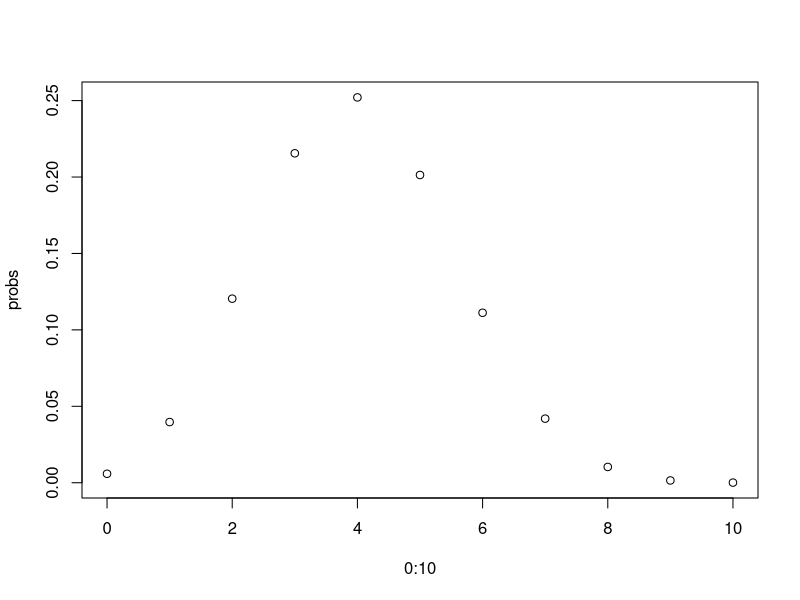

Reproduce this figure in R.
## ---- chunk 1
knitr::opts_chunk$set(echo = FALSE)
## ---- chunk 2
  dhyper(x=8, m=400, n=600, k=10)

## ---- chunk 3
  probs =  dhyper(x=0:10, m=400, n=600, k=10)
  plot(0:10, probs)

## ---- chunk 4
  probs = dhyper(x=8:10, m=400, n=600, k=10)
  probs
  sum(probs)

## ---- chunk 5

  sum(dhyper(13:62, 2497, 15262, 62))

## ---- chunk 6

  sum(dhyper(13:62, 2497, 15262, 62))

